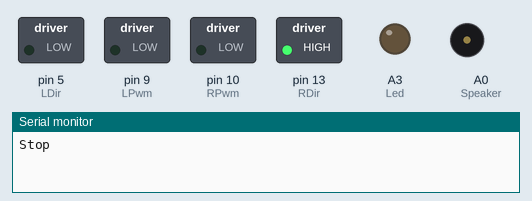
This sketch was run on a simulated Arduino Mega 2560, built with avr-gcc and run on an emulated ATmega2560. On the bench: switched loads named in the sketch (green lamp = pin HIGH), output pins drawn as LEDs (lit = HIGH), buzzer (waves = sounding), the last lines printed to the serial monitor.

Above: at 0.35 s.
At 3.25 s:
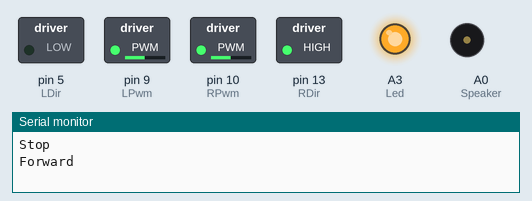
At 6.25 s:
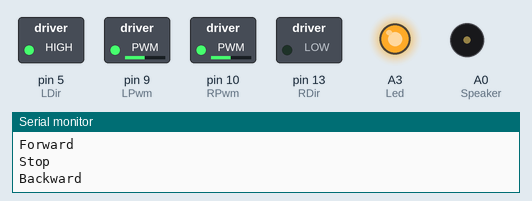
Timing chart, 0 to 7.2 s (numbered marks = the images above):
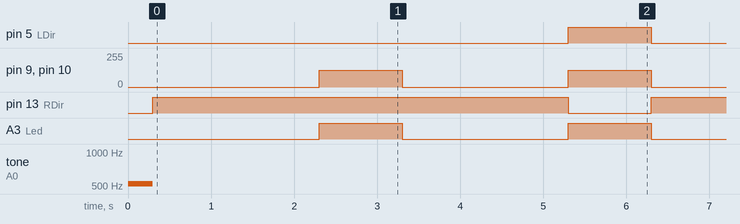

Measured:
- by itself, pin 5 (LDir): alternates HIGH for 1.0 s and LOW for 5.0 s
- by itself, pin 9 (LPwm), pin 10 (RPwm): alternates 125/255 for 1.0 s and 0/255 for 2.0 s
- by itself, pin 13 (RDir): alternates HIGH for 5.0 s and LOW for 1.0 s
- by itself, A3 (Led): alternates HIGH for 1.0 s and LOW for 2.0 s

The sketch:

XMotion_Mega-Motor-Test.ino
```cpp
//MOTOR CONTROL
int RPwm = 10;
int RDir = 13;
int LPwm = 9;
int LDir = 5;

//LED & BUZZER
int Speaker = A0;
int Led = A3;


// DIPSWITCH & BUTTON
int Button = 11;  // Can be used as start pin too.
int DS1 = 6;
int DS2 = 7;
int DS3 = 8;

void setup() {
  pinMode(Speaker, OUTPUT);  // Speaker Declared as Output
  pinMode(Led, OUTPUT);      // Led Declared as Output
  pinMode(Button, INPUT);    // Button Declared as Input

  pinMode(RPwm, OUTPUT);  // 2 PWM Channel Declared as Output
  pinMode(RDir, OUTPUT);
  pinMode(LPwm, OUTPUT);
  pinMode(LDir, OUTPUT);

  digitalWrite(Speaker, LOW);  // Speaker Pin Made Low for Silence
  digitalWrite(Led, LOW);      // Arduino Mode Led Made Low
  digitalWrite(DS1, HIGH);     // 3 Dipswitch Pin Pullups Made
  digitalWrite(DS2, HIGH);
  digitalWrite(DS3, HIGH);


  Serial.begin(9600);
  tone(Speaker, 523, 300);
  delay(300);
  noTone(Speaker);
  digitalWrite(RPwm, LOW);
  digitalWrite(LPwm, LOW);
}

//Motor Control Function
void Set_Motor(float Lval, float Rval, int timex) {
  Lval = Lval * 2.5;
  Rval = Rval * 2.5;
  if (Lval >= 0) {
    analogWrite(LPwm, Lval);
    digitalWrite(LDir, LOW);
  } else {
    Lval = abs(Lval);
    digitalWrite(LDir, HIGH);
    analogWrite(LPwm, Lval);
  }
  if (Rval >= 0) {
    analogWrite(RPwm, Rval);
    digitalWrite(RDir, HIGH);
  } else {
    Rval = abs(Rval);
    digitalWrite(RDir, LOW);
    analogWrite(RPwm, Rval);
  }
  delay(timex);
}
void loop() {
  digitalWrite(Led, LOW);
  Serial.println("Stop");
  Set_Motor(0, 0, 2000);

  digitalWrite(Led, HIGH);
  Serial.println("Forward");
  Set_Motor(50, 50, 1000);

  digitalWrite(Led, LOW);
  Serial.println("Stop");
  Set_Motor(0, 0, 2000);

  digitalWrite(Led, HIGH);
  Serial.println("Backward");
  Set_Motor(-50, -50, 1000);
}
```
